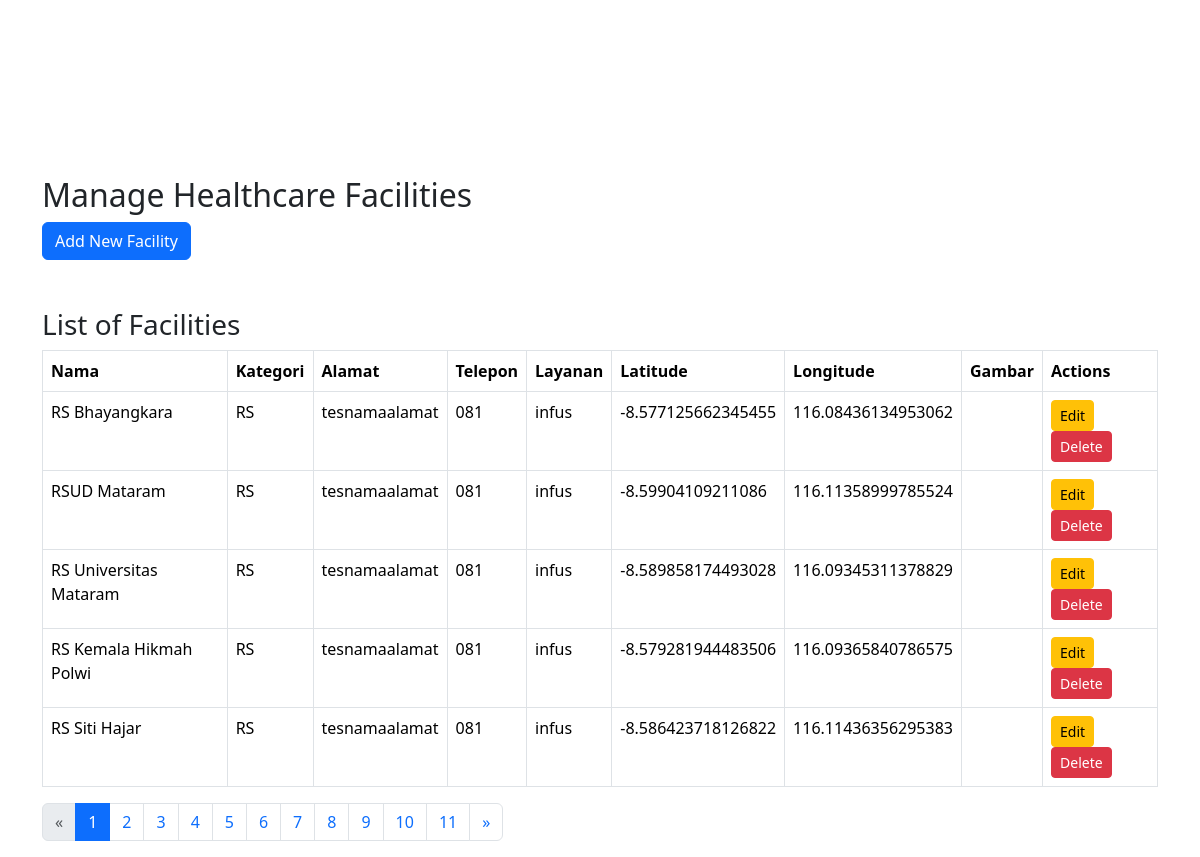
The app's page /admin/faskesadmin.php with its own data.
### tables this page shows
CREATE TABLE `faskes` (
  `id` int(11) NOT NULL,
  `nama` varchar(255) NOT NULL,
  `kategori` varchar(255) NOT NULL,
  `alamat` varchar(255) NOT NULL,
  `telepon` varchar(15) NOT NULL,
  `layanan` text NOT NULL,
  `latitude` double NOT NULL,
  `longitude` double NOT NULL,
  `gambar` varchar(255) DEFAULT NULL
);

### admin/fungsi.php (called while the page is built, shortened)
<?php
$conn = mysqli_connect("localhost", "root", "", "heals");
function query($query){
    global $conn;
    $result = mysqli_query($conn, $query);
    $rows = [];
    while($row = mysqli_fetch_assoc($result)){
        $rows[] = $row;
    }
    return $rows;
}
?>

### admin/faskesadmin.php (the view, shortened to what this page needs)
<?php
require 'fungsi.php';
$limit = 5;
$page = isset($_GET['page']) ? (int)$_GET['page'] : 1;
$offset = ($page - 1) * $limit;
$fasilitas = query("SELECT * FROM faskes LIMIT $limit OFFSET $offset");
$total_faskes = count(query("SELECT * FROM faskes"));
$total_pages = ceil($total_faskes / $limit);
?>
<!DOCTYPE html>
<html lang="en">
<head>
    <link href="https://cdn.jsdelivr.net/npm/bootstrap@5.3.3/dist/css/bootstrap.min.css" rel="stylesheet">
</head>
<body>
    <div class="sidebar">
        <nav class="navbar navbar-expand-lg navbar-dark flex-column">
            <a class="navbar-brand" href="#">Hello Admin</a>
            <div class="collapse navbar-collapse" id="navbarSupportedContent">
                <ul class="navbar-nav flex-column">
                    <li class="nav-item">
                        <a class="nav-link active" aria-current="page" href="#">Profile</a>
                    </li>
                    <li class="nav-item">
                        <a class="nav-link" href="manageUser.php">Manage user</a>
                    </li>
                    <li class="nav-item">
                        <a class="nav-link active" href="faskesadmin.php" aria-current="page"  aria-expanded="false">
                        </a>
                    </li>
                </ul>
            </div>
        </nav>
    </div>
    <div class="container">
        <h2>Manage Healthcare Facilities</h2>
        <button type="button" class="btn btn-primary" data-bs-toggle="modal" data-bs-target="#addModal">
            Add New Facility
        </button>
        <h3 class="mt-5">List of Facilities</h3>
        <table class="table table-bordered">
            <thead>
                <tr>
                    <th>Nama</th>
                    <th>Kategori</th>
                    <th>Alamat</th>
                    <th>Telepon</th>
                    <th>Layanan</th>
                    <th>Latitude</th>
                    <th>Longitude</th>
                    <th>Gambar</th>
                    <th>Actions</th>
                </tr>
            </thead>
            <tbody>
                <?php foreach ($fasilitas as $faskes) : ?>
                    <tr>
                        <td><?= $faskes['nama']; ?></td>
                        <td><?= $faskes['kategori']; ?></td>
                        <td><?= $faskes['alamat']; ?></td>
                        <td><?= $faskes['telepon']; ?></td>
                        <td><?= $faskes['layanan']; ?></td>
                        <td><?= $faskes['latitude']; ?></td>
                        <td><?= $faskes['longitude']; ?></td>
                        <td><?= $faskes['gambar']; ?></td>
                        <td>
                            <form action="faskesadmin.php" method="post" style="display:inline;">
                                <button type="button" class="btn btn-warning btn-sm" data-bs-toggle="modal" data-bs-target="#editModal" onclick="populateEditForm(<?= htmlspecialchars(json_encode($faskes)); ?>)">Edit</button>
                                <button type="submit" class="btn btn-danger btn-sm" name="delete">Delete</button>
                            </form>
                        </td>
                    </tr>
                <?php endforeach; ?>
            </tbody>
        </table>
        <nav aria-label="Page navigation">
            <ul class="pagination">
                <li class="page-item <?= $page <= 1 ? 'disabled' : '' ?>">
                    <a class="page-link" href="?page=<?= $page - 1 ?>" aria-label="Previous">
                        <span aria-hidden="true">&laquo;</span>
                    </a>
                </li>
                <?php for ($i = 1; $i <= $total_pages; $i++) : ?>
                    <li class="page-item <?= $i == $page ? 'active' : '' ?>">
                        <a class="page-link" href="?page=<?= $i ?>"><?= $i ?></a>
                    </li>
                <?php endfor; ?>
                <li class="page-item <?= $page >= $total_pages ? 'disabled' : '' ?>">
                    <a class="page-link" href="?page=<?= $page + 1 ?>" aria-label="Next">
                        <span aria-hidden="true">&raquo;</span>
                    </a>
                </li>
            </ul>
        </nav>
    </div>
</body>
</html>

### records on screen
faskes: nama "RS Bhayangkara", kategori "RS", alamat "tesnamaalamat", telepon "081", layanan "infus", latitude "-8.577125662345455", longitude "116.08436134953062"
faskes: nama "RSUD Mataram", kategori "RS", alamat "tesnamaalamat", telepon "081", layanan "infus", latitude "-8.59904109211086", longitude "116.11358999785524"
faskes: nama "RS Universitas Mataram", kategori "RS", alamat "tesnamaalamat", telepon "081", layanan "infus", latitude "-8.589858174493028", longitude "116.09345311378829"
faskes: nama "RS Kemala Hikmah Polwi", kategori "RS", alamat "tesnamaalamat", telepon "081", layanan "infus", latitude "-8.579281944483506", longitude "116.09365840786575"
faskes: nama "RS Siti Hajar", kategori "RS", alamat "tesnamaalamat", telepon "081", layanan "infus", latitude "-8.586423718126822", longitude "116.11436356295383"
